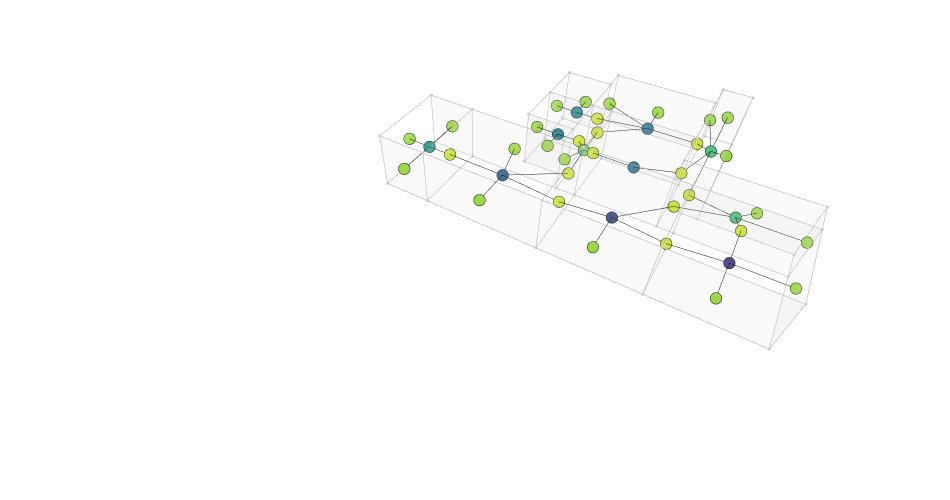

Notebook code cell kept with this figure:
### Code cell
house = houses[4]

g = Graph.ByTopology(house, direct=False, viaSharedApertures=True, toExteriorApertures=True)
graph_data = Plotly.DataByGraph(g, vertexSize=4, vertexGroupKey="label", vertexLabelKey="title", vertexGroups=[0,1,2,3,4,5,6,7,8,9,10,11,12])
bldg_data = Plotly.DataByTopology(house, faceOpacity=0.1, edgeColor="darkgrey", vertexColor="lightgrey")
# bldg_data = []
# graph_data = []
fig = Plotly.FigureByData(graph_data+bldg_data)
Plotly.Show(fig, renderer='jupyterlab')

### Figure 1 — Plotly figure (JSON) as saved in the notebook; plotly's stock layout.template omitted (floating-point values rounded to 4 significant figures; data arrays with more than 128 entries replaced by an {"elided": "..."} marker saying what was removed)
{"data": [{"hoverinfo": "text", "legendgroup": "4", "legendrank": 4, "marker": {"cmax": 1, "cmin": 0, "color": [0.9231, 0.9231, 0.9231, 0.8462, 0.9231, 0.8462, 0.8462, 0.8462, 0.8462, 0.9231, 0.2308, 0.9231, 0.8462, 0.8462, 0.9231, 0.9231, 0.9231, 0.8462, 0.9231, 0.8462, 0.8462, 0.8462, 0.8462, 0.9231, 0.9231, 0.8462, 0.8462, 0.9231, 0.8462, 0.8462, 0.1538, 0.8462, 0.3846, 0.8462, 0.6923, 0.8462, 0.7692, 0.3846, 0.6923, 0.8462, 0.3077, 0.4615, 0.4615, 0.5385], "colorscale": [[0, "#440154"], [0.1111, "#482878"], [0.2222, "#3e4989"], [0.3333, "#31688e"], [0.4444, "#26828e"], [0.5556, "#1f9e89"], [0.6667, "#35b779"], [0.7778, "#6ece58"], [0.8889, "#b5de2b"], [1, "#fde725"]], "line": {"color": "black", "width": 0.5}, "size": 4, "symbol": "circle"}, "mode": "markers", "name": "Graph Vertices", "showlegend": false, "text": ["Door", "Door", "Door", "Window", "Door", "Window", "Window", "Window", "Window", "Door", "Dining Room", "Door", "Window", "Window", "Door", "Door", "Door", "Window", "Door", "Window", "Window", "Window", "Window", "Door", "Door", "Window", "Window", "Door", "Window", "Window", "Living Room", "Window", "Bedroom 2", "Window", "Terrace 2", "Window", "Corridor", "Bedroom 1", "Terrace 1", "Window", "Kitchen", "WC 2", "WC 1", "Service"], "type": "scatter3d", "x": [2.11, 4.21, 6.71, 12.71, 9.46, 9.21, 0.01, 0.01, 2.11, 4.21, 2.1, 5.96, 4.21, 0.01, 2.11, 5.71, 2.11, 4.96, 4.21, 5.71, 11.96, 4.21, 4.76, 6.51, 7.71, 10.66, 5.31, 8.91, 2.11, 11.21, 2.1, 8.91, 9.45, 0.01, 9.2, 6.51, 5.95, 5.95, 4.95, 10.11, 2.1, 8.9, 6.5, 2.1], "y": [5.01, 2.51, 5.81, 5.06, 5.81, 4.31, 2.51, 7.51, 0.01, 5.41, 7.5, 10.01, 13.51, 13.01, 10.01, 5.06, 16.01, 0.01, 10.51, 2.16, 5.81, 17.26, 11.01, 11.01, 10.51, 11.01, 12.21, 11.01, 18.51, 8.41, 2.5, 13.41, 8.4, 17.26, 5.05, 13.41, 10.5, 7.9, 2.9, 12.21, 13, 12.2, 12.2, 17.25], "z": [1.17, 1.46, 1.46, 1.46, 1.46, 1.46, 1.46, 1.46, 1.46, 1.46, 1.45, 1.46, 1.46, 1.46, 1.17, 1.17, 1.46, 1.46, 1.17, 1.46, 1.46, 1.46, 1.46, 1.46, 1.46, 1.46, 1.46, 1.46, 1.46, 1.46, 1.45, 1.46, 1.45, 1.46, 1.45, 1.46, 1.45, 1.45, 1.45, 1.46, 1.45, 1.45, 1.45, 1.45]}, {"hoverinfo": "text", "legendgroup": "5", "legendrank": 5, "line": {"color": "black", "width": 1}, "mode": "lines", "name": "Graph Edges", "showlegend": false, "text": "", "type": "scatter3d", "x": {"elided": "138 float values"}, "y": {"elided": "138 float values"}, "z": {"elided": "138 float values"}}, {"hoverinfo": "text", "hovertext": "", "legendgroup": "1", "legendrank": 1, "marker": {"color": "lightgrey", "size": 1.1}, "mode": "markers", "name": "Topology Vertices", "showlegend": false, "text": "", "type": "scatter3d", "x": [0, 4.2, 4.2, 0, 0, 4.2, 4.2, 0, 0, 4.2, 4.2, 0, 4.2, 4.2, 5.7, 5.7, 5.7, 5.7, 5.7, 5.7, 0, 4.2, 4.2, 0, 4.2, 4.2, 7.7, 7.7, 7.7, 7.7, 11.2, 12.7, 12.7, 11.2, 12.7, 12.7, 0, 4.2, 0, 4.2, 5.3, 7.7, 5.3, 7.7, 10.1, 11.2, 10.1, 11.2, 5.3, 7.7, 5.3, 7.7, 10.1, 10.1], "y": [5, 5, 0, 0, 5, 5, 0, 0, 10, 10, 5.8, 10, 10, 5.8, 5.8, 4.3, 0, 5.8, 4.3, 0, 16, 16, 11, 16, 16, 11, 10, 5.8, 10, 5.8, 5.8, 5.8, 4.3, 5.8, 5.8, 4.3, 18.5, 18.5, 18.5, 18.5, 11, 11, 11, 11, 11, 11, 11, 11, 13.4, 13.4, 13.4, 13.4, 13.4, 13.4], "z": [0, 0, 0, 0, 2.9, 2.9, 2.9, 2.9, 0, 0, 0, 2.9, 2.9, 2.9, 0, 0, 0, 2.9, 2.9, 2.9, 0, 0, 0, 2.9, 2.9, 2.9, 0, 0, 2.9, 2.9, 0, 0, 0, 2.9, 2.9, 2.9, 0, 0, 2.9, 2.9, 0, 0, 2.9, 2.9, 0, 0, 2.9, 2.9, 0, 0, 2.9, 2.9, 0, 2.9]}, {"hoverinfo": "text", "legendgroup": "2", "legendrank": 2, "line": {"color": "darkgrey", "width": 1}, "marker": {"size": 0}, "mode": "lines", "name": "Topology Edges", "showlegend": false, "text": "", "type": "scatter3d", "x": {"elided": "303 float values"}, "y": {"elided": "303 float values"}, "z": {"elided": "303 float values"}}, {"cmax": 1, "cmin": 0, "color": "#FAFAFA", "colorscale": [[0, "#440154"], [0.1111, "#482878"], [0.2222, "#3e4989"], [0.3333, "#31688e"], [0.4444, "#26828e"], [0.5556, "#1f9e89"], [0.6667, "#35b779"], [0.7778, "#6ece58"], [0.8889, "#b5de2b"], [1, "#fde725"]], "flatshading": true, "hoverinfo": "text", "hovertext": "", "i": {"elided": "138 int values"}, "j": {"elided": "138 int values"}, "k": {"elided": "138 int values"}, "legendgroup": "3", "legendrank": 3, "lighting": {"facenormalsepsilon": 0}, "name": "Topology Faces", "opacity": 0.1, "showlegend": false, "showscale": false, "text": "", "type": "mesh3d", "x": [0, 4.2, 4.2, 0, 4.2, 0, 4.2, 0, 4.2, 0, 4.2, 4.2, 0, 4.2, 5.7, 5.7, 5.7, 5.7, 5.7, 5.7, 4.2, 0, 4.2, 4.2, 0, 4.2, 7.7, 7.7, 7.7, 7.7, 11.2, 12.7, 12.7, 11.2, 12.7, 12.7, 0, 4.2, 4.2, 0, 5.3, 7.7, 5.3, 7.7, 10.1, 11.2, 10.1, 11.2, 5.3, 7.7, 7.7, 5.3, 10.1, 10.1], "y": [5, 5, 0, 0, 5, 5, 0, 0, 5.8, 10, 10, 10, 10, 5.8, 4.3, 0, 5.8, 5.8, 4.3, 0, 11, 16, 16, 16, 16, 11, 10, 5.8, 10, 5.8, 5.8, 5.8, 4.3, 5.8, 5.8, 4.3, 18.5, 18.5, 18.5, 18.5, 11, 11, 11, 11, 11, 11, 11, 11, 13.4, 13.4, 13.4, 13.4, 13.4, 13.4], "z": [0, 0, 0, 0, 2.9, 2.9, 2.9, 2.9, 0, 0, 0, 2.9, 2.9, 2.9, 0, 0, 0, 2.9, 2.9, 2.9, 0, 0, 0, 2.9, 2.9, 2.9, 0, 0, 2.9, 2.9, 0, 0, 0, 2.9, 2.9, 2.9, 0, 0, 2.9, 2.9, 0, 0, 2.9, 2.9, 0, 0, 2.9, 2.9, 0, 0, 2.9, 2.9, 0, 2.9]}], "layout": {"autosize": true, "height": 500, "margin": {"b": 40, "l": 40, "r": 40, "t": 40}, "paper_bgcolor": "rgba(0, 0, 0, 0)", "plot_bgcolor": "rgba(0, 0, 0, 0)", "scene": {"aspectmode": "data", "aspectratio": {"x": 1.444, "y": 2.103, "z": 0.3294}, "camera": {"center": {"x": -0.6526, "y": 0.4421, "z": -0.4057}, "eye": {"x": -2.244, "y": -0.5425, "z": 1.652}, "projection": {"type": "perspective"}, "up": {"x": 0, "y": 0, "z": 1}}, "xaxis": {"type": "linear", "visible": false}, "yaxis": {"type": "linear", "visible": false}, "zaxis": {"type": "linear", "visible": false}}, "showlegend": true, "width": 950, "xaxis": {"showgrid": false, "visible": false, "zeroline": false}, "yaxis": {"showgrid": false, "visible": false, "zeroline": false}}}
